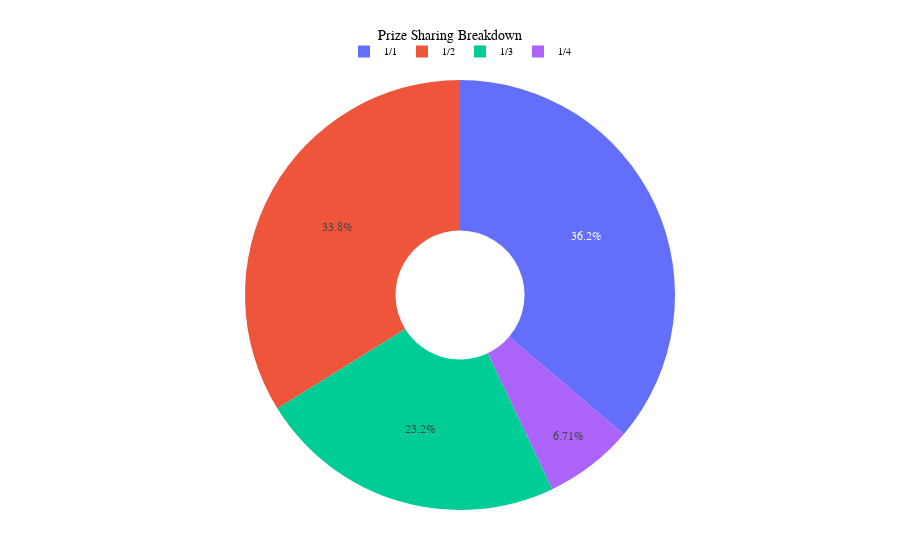

The code cell stored with this chart in its notebook:
### Markdown cell above
Distribution for Prize Sharing

### Code cell
prize_share_summary = winners['prize_share'].value_counts().reset_index()
prize_share_summary.columns = ['Prize Sharing', 'Count']

fig = px.pie(prize_share_summary, 
             values='Count', names='Prize Sharing', 
             title='Prize Sharing Breakdown',
             template='plotly_white',
             hole=0.3)

fig=apply_theme_nobel(fig)
iplot(fig)

### Figure 1 — Plotly figure (JSON) as saved in the notebook; plotly's stock layout.template omitted (floating-point values rounded to 4 significant figures)
{"data": [{"domain": {"x": [0, 1], "y": [0, 1]}, "hole": 0.3, "hovertemplate": "Prize Sharing=%{label}<br>Count=%{value}<extra></extra>", "labels": ["1/1", "1/2", "1/3", "1/4"], "legendgroup": "", "name": "", "showlegend": true, "type": "pie", "values": [351, 328, 225, 65]}], "layout": {"autosize": true, "font": {"color": "black", "family": "Times New Roman", "size": 12}, "legend": {"font": {"family": "Times New Roman", "size": 10}, "orientation": "h", "tracegroupgap": 0, "x": 0.5, "xanchor": "center", "y": 1.1}, "margin": {"b": 50, "l": 60, "r": 40, "t": 80}, "paper_bgcolor": "white", "plot_bgcolor": "white", "title": {"font": {"color": "black", "family": "Times New Roman", "size": 14}, "text": "Prize Sharing Breakdown", "x": 0.5, "xanchor": "center"}, "xaxis": {"showgrid": false, "showline": false, "tickfont": {"family": "Times New Roman", "size": 10}, "ticks": "", "title": {"font": {"family": "Times New Roman", "size": 12}}, "zeroline": false}, "yaxis": {"showgrid": false, "showline": false, "tickfont": {"family": "Times New Roman", "size": 10}, "ticks": "", "title": {"font": {"family": "Times New Roman", "size": 12}}, "zeroline": false}}}
